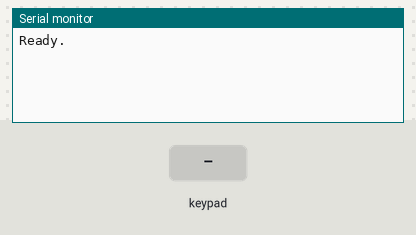
A sketch run on a simulated Arduino Uno, built with avr-gcc and run on an emulated ATmega328P. Shown: the last lines printed to the serial monitor. The inputs (shaded band) are chosen by the test bench.

Above: at 1.2 s.
1.3 s: key '1' pressed
At 2.5 s:
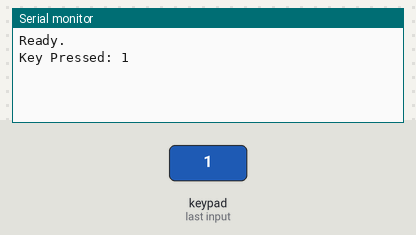
2.8 s: keypad keys 1 3 1 2 1 1 1 0 # pressed 0.4 s apart
At 6.3 s:
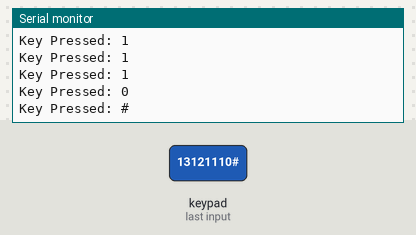
7.9 s: key '*' pressed
At 9.1 s:
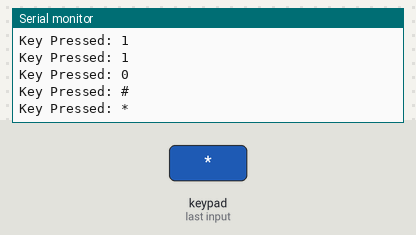
9.4 s: keypad keys 1 3 1 2 1 1 1 0 A pressed 0.4 s apart
At 13.6 s:
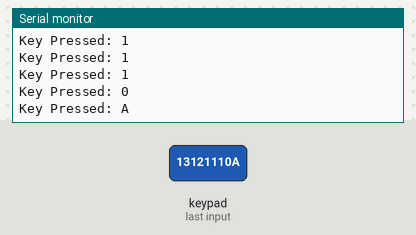
14.5 s: key 'B' pressed
At 15.2 s:
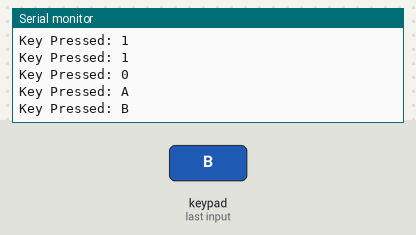
16.0 s: keypad keys 1 3 1 2 1 1 1 0 D pressed 0.4 s apart
At 20.2 s:
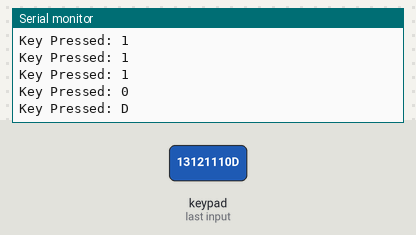
Timing chart, 0 to 21.7 s (numbered marks = the images above; inputs shaded):
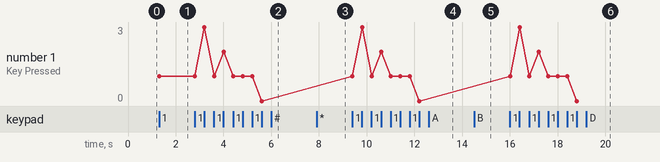

The sketch:

keypad.ino
```cpp
#include <Keypad.h>

#define KEYPAD_ROWS 4
#define KEYPAD_COLS 4

const char  keymap[KEYPAD_ROWS][KEYPAD_COLS] = {
  { '1', '4', '7', '*' },
  { '2', '5', '8', '0' },
  { '3', '6', '9', '#' },
  { 'A', 'B', 'C', 'D' }
};

const char kp_row_pins[KEYPAD_ROWS] = { A3, A2, A1, A0 };
const char kp_col_pins[KEYPAD_COLS] = { 13, 12, 11, 10 };

Keypad keypad = Keypad(makeKeymap(keymap),
                   kp_row_pins, kp_col_pins,
                   KEYPAD_ROWS, KEYPAD_COLS);


void setup() {
  Serial.begin(9600);
  Serial.println("Ready.");
  Serial.println();
}

void loop() {
  char key = keypad.getKey();
  if (key != NO_KEY) {
    Serial.print("Key Pressed: ");
    Serial.println(key);
  }
}
```

Measured:
- after the input at 1.3 s, the serial monitor: prints a new line at once (image 1)
- after the input at 2.8 s, the serial monitor: prints a new line after 0.40 s (image 2)
- after the input at 7.9 s, the serial monitor: prints a new line at once (image 3)
- after the input at 9.4 s, the serial monitor: prints a new line at once (image 4)
- after the input at 14.5 s, the serial monitor: prints a new line at once (image 5)
- after the input at 16.0 s, the serial monitor: prints a new line at once (image 6)
- plotted number 1: 1 → 0 after the input at 2.8 s
